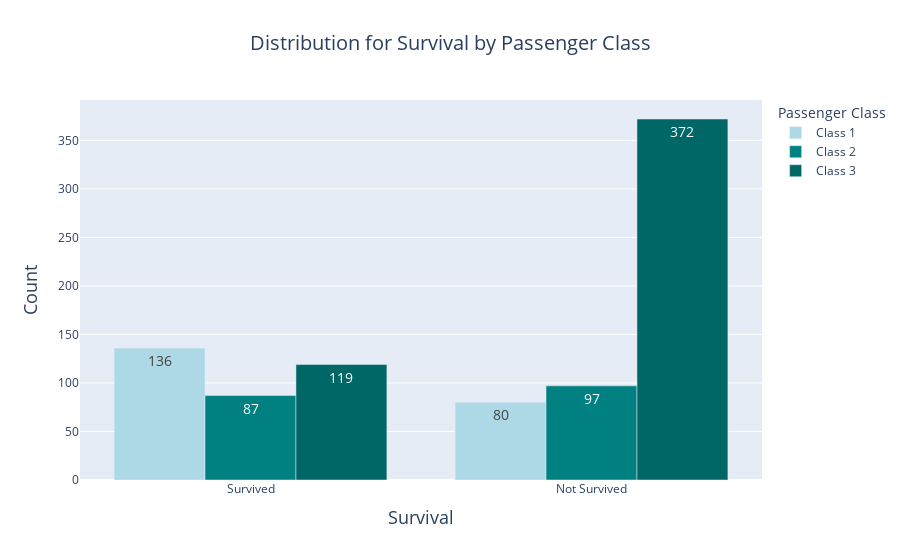

Write notebook code for a chart like this one.
### Markdown cell above
![Distribution_Survival_Sex-2.png](attachment:Distribution_Survival_Sex-2.png)

### Code cell
# Distribution for Survival by Passenger Class
fig = go.Figure()

class_colors = {1: '#ADD8E6', 2: '#008080', 3: '#006666'}

for pclass in [1, 2, 3]:
    filtered_df = titanic_df[titanic_df['Pclass'] == pclass]
    
    fig.add_trace(go.Bar(
        x=filtered_df['Survived'].value_counts().index.map({0: 'Not Survived', 1: 'Survived'}),
        y=filtered_df['Survived'].value_counts(),
        text=filtered_df['Survived'].value_counts(),
        textposition='inside',
        textfont=dict(size=14),
        hovertemplate='<b>%{x}</b><br>Count: %{y}<br>',
        marker_color=class_colors[pclass],
        name=f'Class {pclass}'
    ))

fig.update_xaxes(type='category')
fig.update_layout(
    title='Distribution for Survival by Passenger Class',
    xaxis=dict(title='Survival', title_font=dict(size=18)),
    yaxis=dict(title='Count', title_font=dict(size=18)),
    title_font=dict(size=20),
    title_x=0.5,
    barmode='group',
    legend=dict(title='Passenger Class'),
)

fig.show()

### Figure 1 — Plotly figure (JSON) as saved in the notebook; plotly's stock layout.template omitted (floating-point values rounded to 4 significant figures)
{"data": [{"hovertemplate": "<b>%{x}</b><br>Count: %{y}<br>", "marker": {"color": "#ADD8E6"}, "name": "Class 1", "text": [136, 80], "textfont": {"size": 14}, "textposition": "inside", "type": "bar", "x": ["Survived", "Not Survived"], "y": [136, 80]}, {"hovertemplate": "<b>%{x}</b><br>Count: %{y}<br>", "marker": {"color": "#008080"}, "name": "Class 2", "text": [97, 87], "textfont": {"size": 14}, "textposition": "inside", "type": "bar", "x": ["Not Survived", "Survived"], "y": [97, 87]}, {"hovertemplate": "<b>%{x}</b><br>Count: %{y}<br>", "marker": {"color": "#006666"}, "name": "Class 3", "text": [372, 119], "textfont": {"size": 14}, "textposition": "inside", "type": "bar", "x": ["Not Survived", "Survived"], "y": [372, 119]}], "layout": {"barmode": "group", "legend": {"title": {"text": "Passenger Class"}}, "title": {"font": {"size": 20}, "text": "Distribution for Survival by Passenger Class", "x": 0.5}, "xaxis": {"title": {"font": {"size": 18}, "text": "Survival"}, "type": "category"}, "yaxis": {"title": {"font": {"size": 18}, "text": "Count"}}}}
